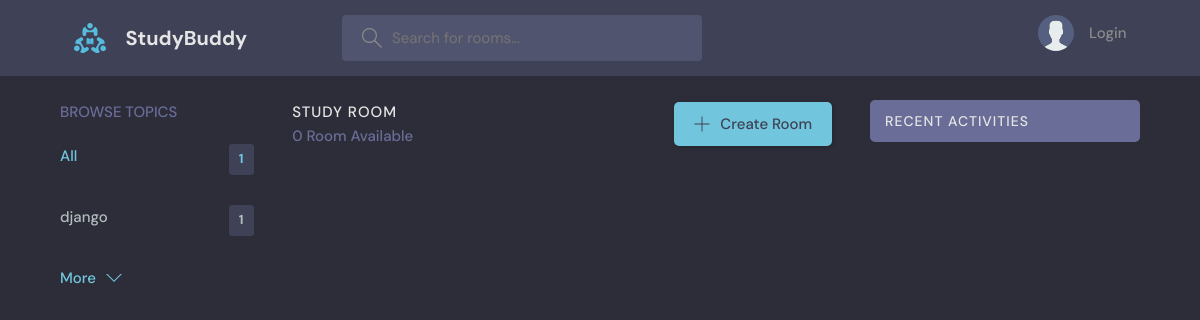
The page /?q=aw on the database as committed earlier.
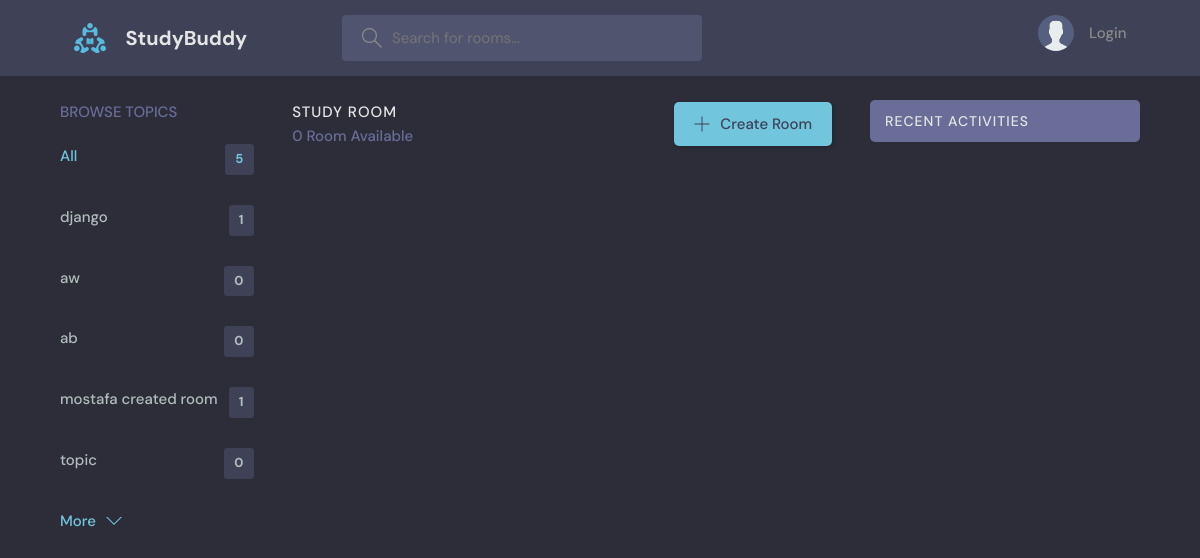
The same page on the database as committed later.
### base/models.py (models this page shows, shortened)
class Topic(models.Model):
    name = models.CharField(max_length=200)

### base/views.py (the view)
# urls.py: path("", views.home, name="home"),
def home(request):
    q = request.GET.get('q') if request.GET.get("q") != None else ""
    rooms = Room.objects.filter(
        Q(topic__name__icontains=q) |
        Q(name__icontains=q)
        | Q(desctription__icontains=q)
    )
    topics = Topic.objects.all()
    room_count = rooms.count()
    room_messages = Message.objects.filter(Q(room__topic__name__icontains=q))
    context = {"rooms": rooms, 'topics': topics, 'room_count': room_count, 'room_messages': room_messages}
    return render(request, "base/home.html", context)

### base/templates/base/home.html (shortened to what this page needs)
  {% extends 'main.html' %}
  {% block content%}
    <main class="layout layout--3">
      <div class="container">
        {% include "base/topic_component.html"%}
        <div class="roomList">
          <div class="roomList__header">
            <div>
              <h2>Study Room</h2>
              <p>{{room_count}} Room Available</p>
            </div>
            <a class="btn btn--main" href="{% url 'create-room' %}">
              <svg version="1.1" xmlns="http://www.w3.org/2000/svg" width="32" height="32" viewBox="0 0 32 32">
                <title>add</title>
                <path
                  d="M16.943 0.943h-1.885v14.115h-14.115v1.885h14.115v14.115h1.885v-14.115h14.115v-1.885h-14.115v-14.115z"
                ></path>
              </svg>
              Create Room
            </a>
          </div>
        </div>
        {% include  "base/activity.html" %}
      </div>
    </main>
 {% endblock %}

### base/templates/base/topic_component.html
<div class="topics">
    <div class="topics__header">
      <h2>Browse Topics</h2>
    </div>
    <ul class="topics__list">
      <li>
        <a href="{% url 'home' %}" class="active">All <span>{{topics.count}}</span></a>
      </li>
      {% for topic in topics %}
      <li>
        <a href="{% url 'home' %}?q={{topic.name}}">{{topic.name}} <span>{{topic.room_set.all.count}}</span></a>
      </li>
      {%endfor%}
    </ul>
    <a class="btn btn--link" href="{% url 'home' %}">
      More
      <svg version="1.1" xmlns="http://www.w3.org/2000/svg" width="32" height="32" viewBox="0 0 32 32">
        <title>chevron-down</title>
        <path d="M16 21l-13-13h-3l16 16 16-16h-3l-13 13z"></path>
      </svg>
    </a>
  </div>

Rows that differ between the two databases and show on the page:
added Topic: name "aw", room_set.all.count "0"
added Topic: name "ab", room_set.all.count "0"
added Topic: name "mostafa created room", room_set.all.count "1"
added Topic: name "topic", room_set.all.count "0"
Other text that changed with them:
{{ topics.count }}: "1" → "5"
